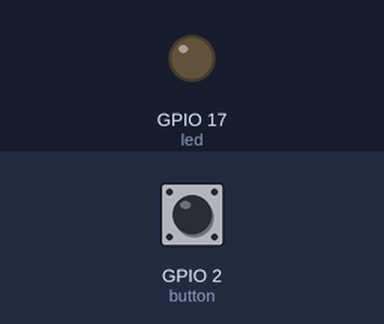
Simulated run of this program. Board: Raspberry Pi (BCM pin numbers). Shown: output pins drawn as LEDs (lit = HIGH). Inputs (shaded band) come from the test bench; at power-on: GPIO 2 (button) HIGH.

Above: at 1.2 s.
1.3 s: GPIO 2 (button) pulled LOW for 0.15 s
At 1.7 s:
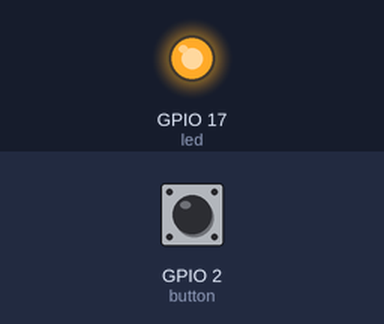
Timing chart, 0 to 10.4 s (numbered marks = the images above; inputs shaded):
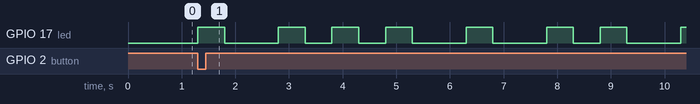

Measured:
- after the input at 1.3 s, GPIO 17 (led): LOW → HIGH at once, → LOW 0.50 s later, → HIGH 1.0 s later, → LOW 0.50 s later, … (15 changes in this stretch)

The program:

nameblink.py
```python
from gpiozero import LED, Button
from signal import pause
from time import sleep

led = LED(17)
button = Button(2)

button.when_pressed = led.on
button.when_released = led.off

def dot():
	led.on()
	sleep(0.5)
	led.off()
	sleep(0.5)

def dash():
	led.on()
	sleep(0.5)
	led.off()
	sleep(1)

def E():
    dash()
    dot()
    dot()
    dash()

def r():
    dash()
    dot()
    dash()
    dot()

def i():
    dash()
    dot()
    dash()
    dash()

def c():
    dash()
    dot()
    dash()
    dash()

def say_my_name():
    E()
    r()
    i()
    c()

button.when_pressed = say_my_name

pause()
```
